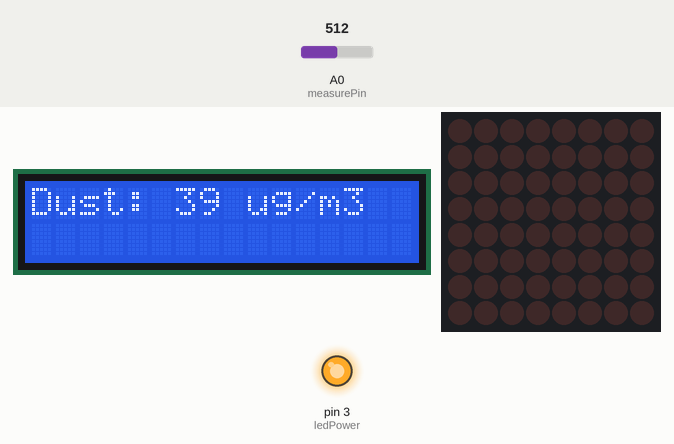
The sketch below on a simulated Arduino Uno, built with avr-gcc and run on an emulated ATmega328P. Shown: 16×2 character LCD, 8×8 LED matrix, output pins drawn as LEDs (lit = HIGH). Inputs (shaded band) come from the test bench; at power-on: A0 (measurePin) = 512. What the sketch prints to the serial monitor is not drawn.

Above: at 1.6 s.
1.7 s: A0 (measurePin) set to 716
At 2.7 s:
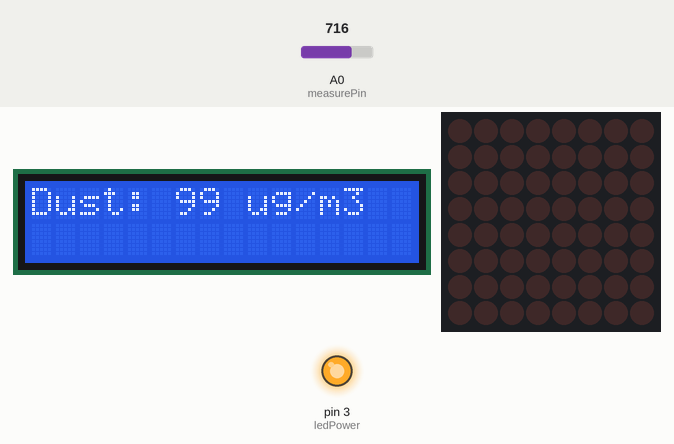
4.6 s: A0 (measurePin) set to 900
At 7.3 s:
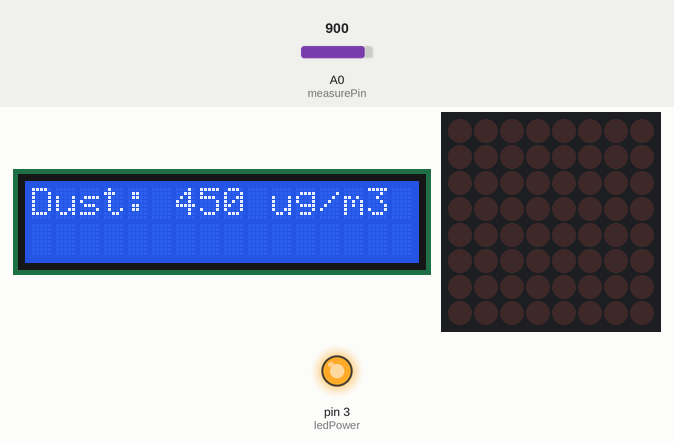
7.5 s: A0 (measurePin) set to 105
At 17.5 s:
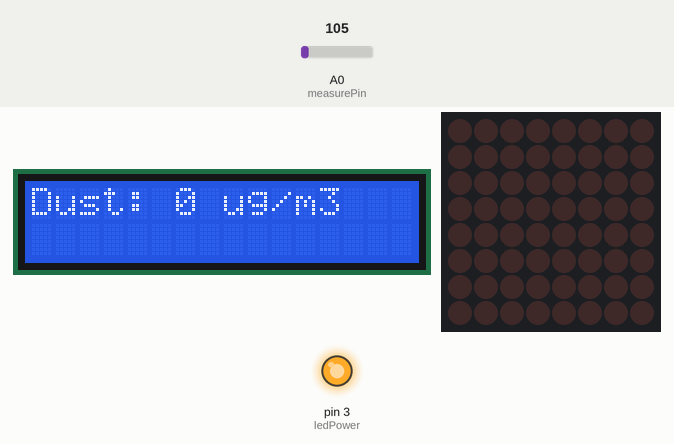
Timing chart, 0 to 19.0 s (numbered marks = the images above; inputs shaded):
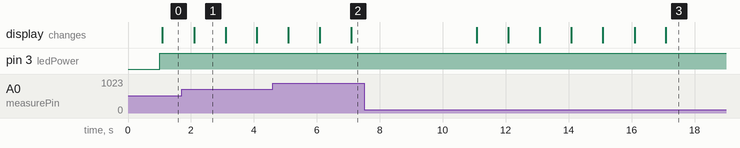

The sketch:

arduino.ino
```cpp
#include <LedControl.h>
#include <SoftwareSerial.h>
#include <EEPROM.h>
#include <LiquidCrystal_I2C.h>

SoftwareSerial btSerial(2, 3);
LedControl lc = LedControl(9, 11, 10, 1); // DIN, CLK, CS
LiquidCrystal_I2C lcd(0x27, 16, 2);

unsigned long prevMillisOfDisplay = 0;

struct _emoticons
{
  char verybad[9][8];
  char bad[9][8];
  char soso[9][8];
  char good[9][8];
} emoticons;

unsigned int selectedDustLed = 0; // 1 - 좋음 2 - 보통 3 - 나쁨 4 - 매우 나쁨

int measurePin = 0;
int ledPower = 3;
int samplingTime = 280;
int deltaTime = 40;
int sleepTime = 9680;
float voMeasured = 0;
float calcVoltage = 0;
float dustDensity = 0;
#define NUMREADINGS 10
int readings[NUMREADINGS] = {
    0,
};
int index = 0;
int total = 0;
int val = 0;

void setup()
{
  Serial.begin(9600);
  btSerial.begin(9600);
  Serial.setTimeout(5000);
  pinMode(ledPower, OUTPUT);

  lc.shutdown(0, false);
  lc.setIntensity(0, 3); // 0 - 15
  lc.clearDisplay(0);

  lcd.begin();

  /*_emoticons initData = {
    {"00000000", "00000000", "00000000", "00000000", "00000000", "00000000", "00000000", "00000000"},
    {"00000000", "00000000", "00000000", "00000000", "00000000", "00000000", "00000000", "00000000"},
    {"00000000", "00000000", "00000000", "00000000", "00000000", "00000000", "00000000", "00000000"},
    {"00000000", "00000000", "00000000", "00000000", "00000000", "00000000", "00000000", "00000000"}

  };
  EEPROM.put(0, initData);*/

  EEPROM.get(0, emoticons);
}

void loop()
{
  if (btSerial.available() > 0)
  {
    // Serial.write(btSerial.read());

    String command = btSerial.readStringUntil("|");
    Serial.println(command);
    if (command.startsWith("set"))
    {
      int commandIndex = command.indexOf('/');
      if (commandIndex != -1)
      {
        String value = command.substring(commandIndex + 1, command.length());
        Serial.println(value);

        unsigned int valueIndexes[9] = {};
        String valueStrings[9] = {};

        for (int i = 0; i < 9; i++)
        {
          if (i == 0)
          {
            valueIndexes[i] = value.indexOf(',');
          }
          else
          {
            valueIndexes[i] = value.indexOf(',', (valueIndexes[i - 1] + 1));
          }
        }

        for (int j = 0; j < 9; j++)
        {
          if (j == 0)
          {
            valueStrings[j] = value.substring(0, valueIndexes[j]);
          }
          else
          {
            valueStrings[j] = value.substring((valueIndexes[j - 1] + 1), (valueIndexes[j]));
          }
        }

        valueStrings[8].replace("|", "");

        Serial.println("-datas-");
        for (int k = 0; k < 8; k++)
        {
          Serial.print(k);
          Serial.print(": ");
          Serial.println(valueStrings[k]);
          // showLineLed(k, valueStrings[k]);
          selectedDustLed = 0;
        }

        Serial.print("type: ");
        Serial.println(valueStrings[8]);

        if (valueStrings[8] == "1")
        {
          for (int k = 0; k < 8; k++)
          {
            char _char[8] = {0};
            valueStrings[k].toCharArray(_char, 9);
            strcpy(emoticons.good[k], _char);
          }
        }
        else if (valueStrings[8] == "2")
        {
          for (int k = 0; k < 8; k++)
          {
            char _char[8] = {0};
            valueStrings[k].toCharArray(_char, 9);
            strcpy(emoticons.soso[k], _char);
          }
        }
        else if (valueStrings[8] == "3")
        {
          for (int k = 0; k < 8; k++)
          {
            char _char[8] = {0};
            valueStrings[k].toCharArray(_char, 9);
            strcpy(emoticons.bad[k], _char);
          }
        }
        else if (valueStrings[8] == "4")
        {
          for (int k = 0; k < 8; k++)
          {
            char _char[8] = {0};
            valueStrings[k].toCharArray(_char, 9);
            strcpy(emoticons.verybad[k], _char);
          }
        }

        EEPROM.put(0, emoticons);
      }
    }
  }

  if (millis() - prevMillisOfDisplay >= 1000)
  {
    prevMillisOfDisplay = millis();

    digitalWrite(ledPower, LOW);
    delayMicroseconds(samplingTime);

    voMeasured = analogRead(measurePin);

    delayMicroseconds(deltaTime);
    digitalWrite(ledPower, HIGH);
    delayMicroseconds(sleepTime);

    calcVoltage = voMeasured * (5.0 / 1024.0);

    if (calcVoltage > 0.52)
    {
      dustDensity = (calcVoltage - 0.52) / 0.005;
    }
    else
    {
      dustDensity = 0;
    }

    Serial.print("Raw Signal Value (0-1023): ");
    Serial.print(voMeasured);

    Serial.print(" - Voltage: ");
    Serial.print(calcVoltage);

    Serial.print(" - NOW Dust Density: ");
    Serial.print(dustDensity);
    Serial.print(" - AVG Dust Density: ");
    total -= readings[index];

    if ((dustDensity) < 0)
    {
      readings[index] = 0;
    }
    else
    {
      readings[index] = dustDensity;
    }

    total += readings[index];
    index++;

    if (index >= NUMREADINGS)
    {
      index = 0;
    }

    val = total / NUMREADINGS;
    Serial.println(val);

    btSerial.print("dataStart");
    btSerial.print(" ");
    btSerial.print(val);
    btSerial.print(" ");
    btSerial.print("dataEnd");

    lcd.clear();
    lcd.setCursor(0, 0);
    lcd.print("Dust: ");
    lcd.print(val);
    lcd.print(" ug/m3");

    if (val < 35)
    {
      // 좋음
      if (selectedDustLed != 1)
      {
        selectedDustLed = 1;
        for (int k = 0; k < 8; k++)
        {
          showLineLed(k, emoticons.good[k]);
        }
      }
    }
    else if (val < 75)
    {
      // 보통
      if (selectedDustLed != 2)
      {
        selectedDustLed = 2;
        for (int k = 0; k < 8; k++)
        {
          showLineLed(k, emoticons.soso[k]);
        }
      }
    }
    else if (val < 115)
    {
      // 나쁨
      if (selectedDustLed != 3)
      {
        selectedDustLed = 3;
        for (int k = 0; k < 8; k++)
        {
          showLineLed(k, emoticons.bad[k]);
        }
      }
    }
    else
    {
      // 매우 나쁨
      if (selectedDustLed != 4)
      {
        selectedDustLed = 4;
        for (int k = 0; k < 8; k++)
        {
          showLineLed(k, emoticons.verybad[k]);
        }
      }
    }
  }
}

void showLineLed(int a, String line)
{
  for (int j = 0; j < 8; j++)
  {
    a;
    j;
    (line[j] == '1');
    lc.setLed(0, a, j, line[j] == '1');
  }
}
```

Measured:
- what the display in image 1 shows lasts 1.0 s, from 2.1 s to 3.1 s
